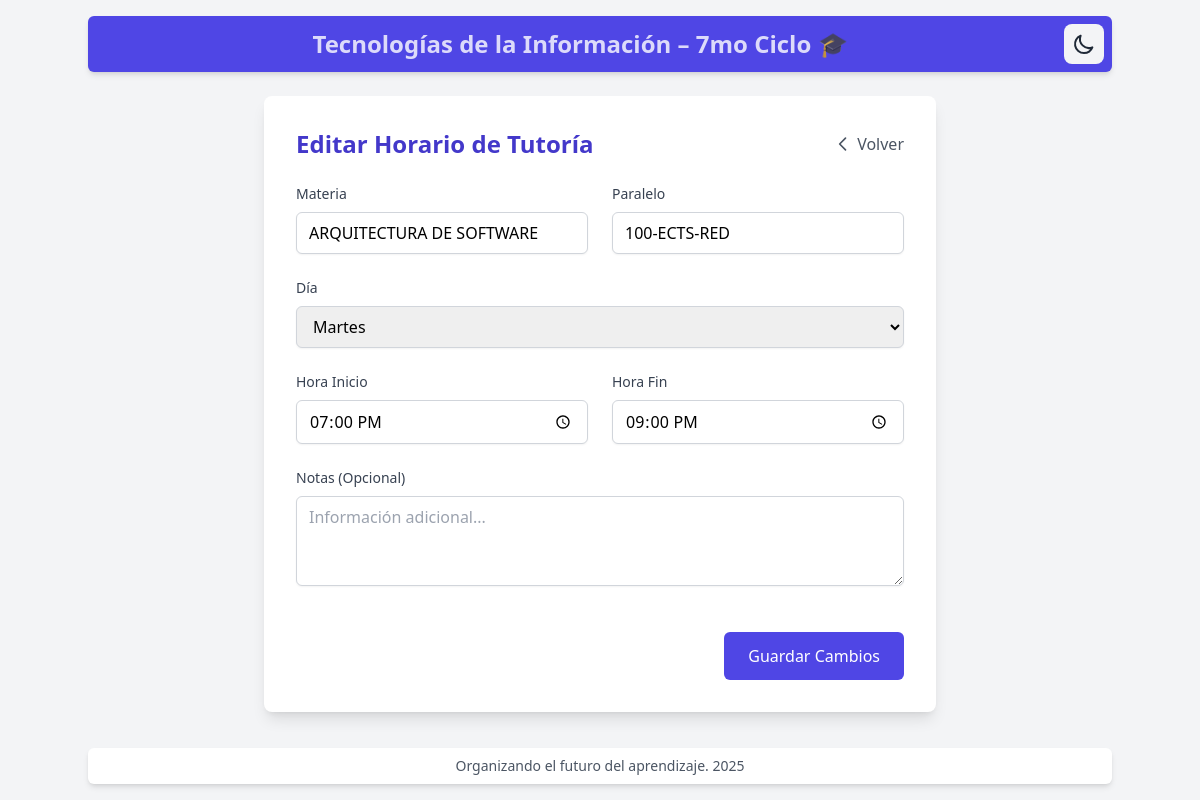
The page /editar/11/ on the database as committed earlier.
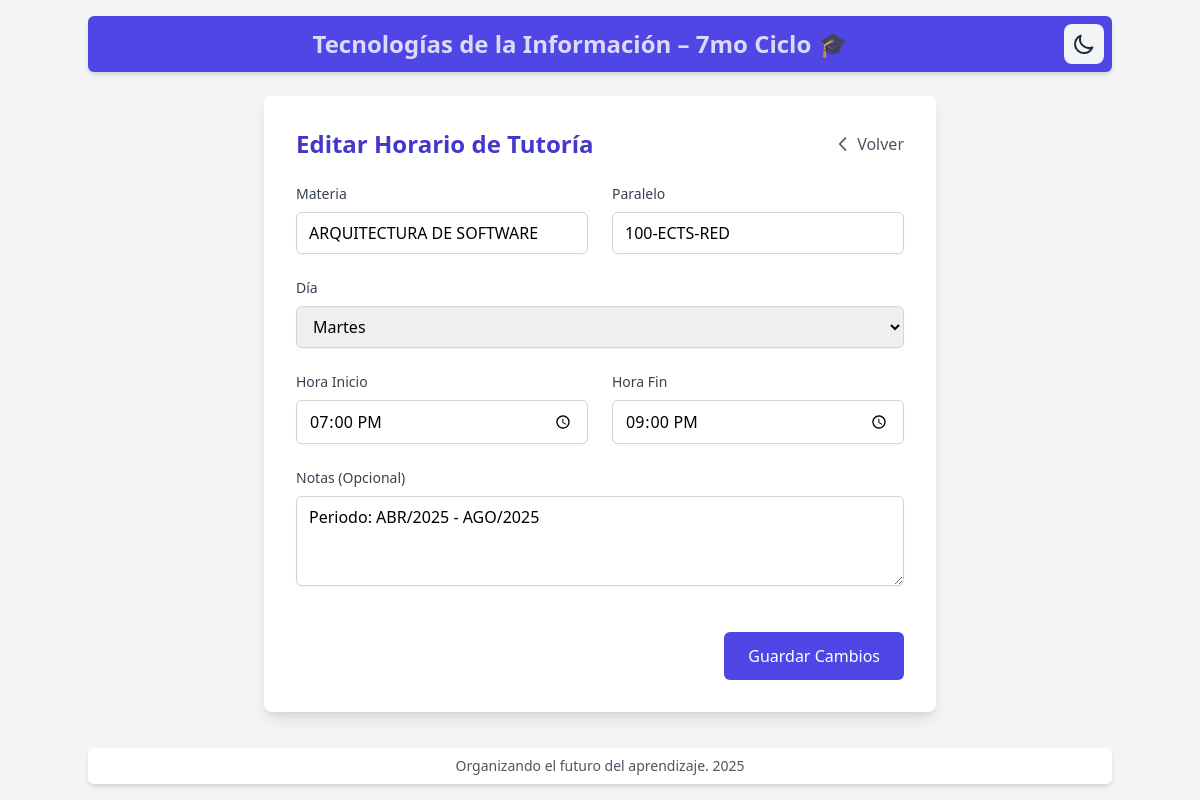
The same page on the database as committed later.
### horarios/models.py (models this page shows, shortened)
class HorarioTutoria(models.Model):
    materia = models.CharField(max_length=100, default='Sin materia')
    paralelo = models.CharField(max_length=50, blank=True, null=True, verbose_name="Paralelo")
    dia = models.ForeignKey(DiaSemana, on_delete=models.CASCADE)
    hora_inicio = models.TimeField()
    hora_fin = models.TimeField()
    notas = models.TextField(blank=True, null=True, verbose_name="Notas (Opcional)")
    url_curso = models.CharField(max_length=300, blank=True, null=True, verbose_name="URL del Curso")
    ruta_local = models.CharField(max_length=500, blank=True, null=True, verbose_name="Ruta Local")
    class Meta:
        verbose_name = "Horario de Tutoría"
        verbose_name_plural = "Horarios de Tutorías"
        ordering = ['dia', 'hora_inicio']

class DiaSemana(models.Model):
    nombre = models.CharField(max_length=10, unique=True)  # Lunes, Martes, etc.
    orden = models.PositiveSmallIntegerField(default=1, verbose_name="Orden")
    class Meta:
        verbose_name = "Día de la Semana"
        verbose_name_plural = "Días de la Semana"

### horarios/views.py (the view, shortened to what this page needs)
# urls.py: path('editar/<int:horario_id>/', views.editar_horario, name='editar_horario'),
def editar_horario(request, horario_id):
    horario = get_object_or_404(HorarioTutoria, id=horario_id)
    context = {
        'horario': horario,
        'dias_semana': DiaSemana.objects.all().order_by('id')
    }
    return render(request, 'horarios/editar_horario.html', context)

### horarios/templates/horarios/editar_horario.html (shortened to what the changed rows need)
{% extends 'base.html' %}
{% block content %}
<div class="max-w-2xl mx-auto bg-white dark:bg-gray-800 rounded-lg shadow-lg p-8 transition-colors">
    <div class="flex items-center justify-between mb-6">
        <h2 class="text-2xl font-semibold text-indigo-700 dark:text-indigo-400">Editar Horario de Tutoría</h2>
    </div>
    <form method="post" class="space-y-6">
        <div class="grid grid-cols-1 md:grid-cols-2 gap-6">
            <div>
                <label for="materia" class="block text-sm font-medium text-gray-700 dark:text-gray-300 mb-2">Materia</label>
                <input type="text"
                       name="materia"
                       id="materia"
                       required
                       value="{{ horario.materia }}"
                       class="w-full px-3 py-2 border border-gray-300 dark:border-gray-600 rounded-md shadow-sm focus:ring-indigo-500 focus:border-indigo-500 dark:bg-gray-700 dark:text-white dark:placeholder-gray-400 transition-colors" />
            </div>
            <div>
                <label for="paralelo" class="block text-sm font-medium text-gray-700 dark:text-gray-300 mb-2">Paralelo</label>
                <input type="text"
                       name="paralelo"
                       id="paralelo"
                       value="{{ horario.paralelo|default:'' }}"
                       placeholder="Opcional"
                       class="w-full px-3 py-2 border border-gray-300 dark:border-gray-600 rounded-md shadow-sm focus:ring-indigo-500 focus:border-indigo-500 dark:bg-gray-700 dark:text-white dark:placeholder-gray-400 transition-colors" />
            </div>
        </div>
        <div>
            <label for="dia" class="block text-sm font-medium text-gray-700 dark:text-gray-300 mb-2">Día</label>
            <select name="dia"
                    id="dia"
                    required
                    class="w-full px-3 py-2 border border-gray-300 dark:border-gray-600 rounded-md shadow-sm focus:ring-indigo-500 focus:border-indigo-500 dark:bg-gray-700 dark:text-white transition-colors">
                {% for dia in dias_semana %}
                <option value="{{ dia.id }}" {% if dia.id == horario.dia.id %}selected{% endif %}>
                    {{ dia.nombre }}
                </option>
                {% endfor %}
            </select>
        </div>
        <div class="grid grid-cols-1 md:grid-cols-2 gap-6">
            <div>
                <label for="hora_inicio" class="block text-sm font-medium text-gray-700 dark:text-gray-300 mb-2">
                    Hora Inicio
                </label>
                <input type="time"
                       id="hora_inicio"
                       name="hora_inicio"
                       value="{{ horario.hora_inicio|time:'H:i' }}"
                       required
                       class="w-full px-3 py-2 border border-gray-300 dark:border-gray-600 rounded-md shadow-sm focus:ring-indigo-500 focus:border-indigo-500 dark:bg-gray-700 dark:text-white transition-colors" />
            </div>
            <div>
                <label for="hora_fin" class="block text-sm font-medium text-gray-700 dark:text-gray-300 mb-2">
                    Hora Fin
                </label>
                <input type="time"
                       id="hora_fin"
                       name="hora_fin"
                       value="{{ horario.hora_fin|time:'H:i' }}"
                       required
                       class="w-full px-3 py-2 border border-gray-300 dark:border-gray-600 rounded-md shadow-sm focus:ring-indigo-500 focus:border-indigo-500 dark:bg-gray-700 dark:text-white transition-colors" />
            </div>
        </div>
        <div>
            <label for="notas" class="block text-sm font-medium text-gray-700 dark:text-gray-300 mb-2">Notas (Opcional)</label>
            <textarea name="notas"
                      id="notas"
                      rows="3"
                      placeholder="Información adicional..."
                      class="w-full px-3 py-2 border border-gray-300 dark:border-gray-600 rounded-md shadow-sm focus:ring-indigo-500 focus:border-indigo-500 dark:bg-gray-700 dark:text-white dark:placeholder-gray-400 transition-colors">{{ horario.notas|default:'' }}</textarea>
        </div>
    </form>
</div>
{% endblock %}

Rows that differ between the two databases and show on the page:
changed HorarioTutoria "ARQUITECTURA DE SOFTWARE": notas (not shown) → "Periodo: ABR/2025 - AGO/2025"
